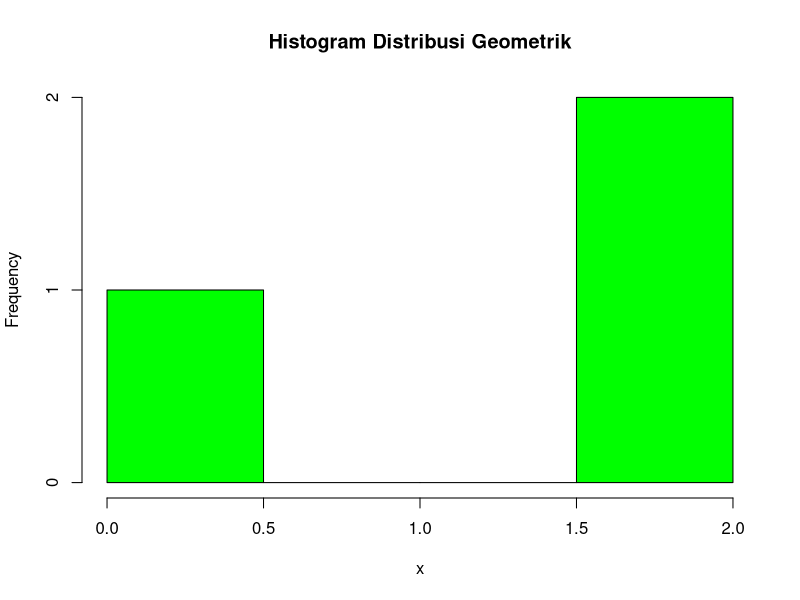
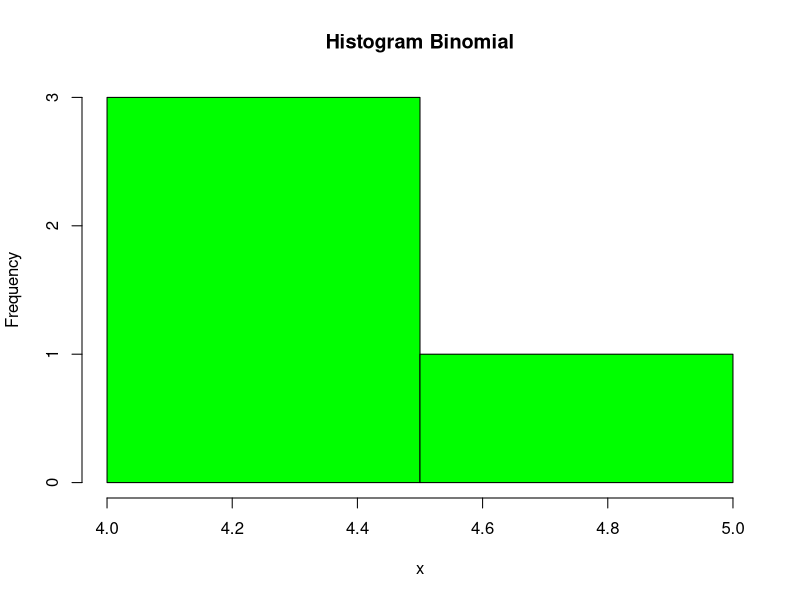
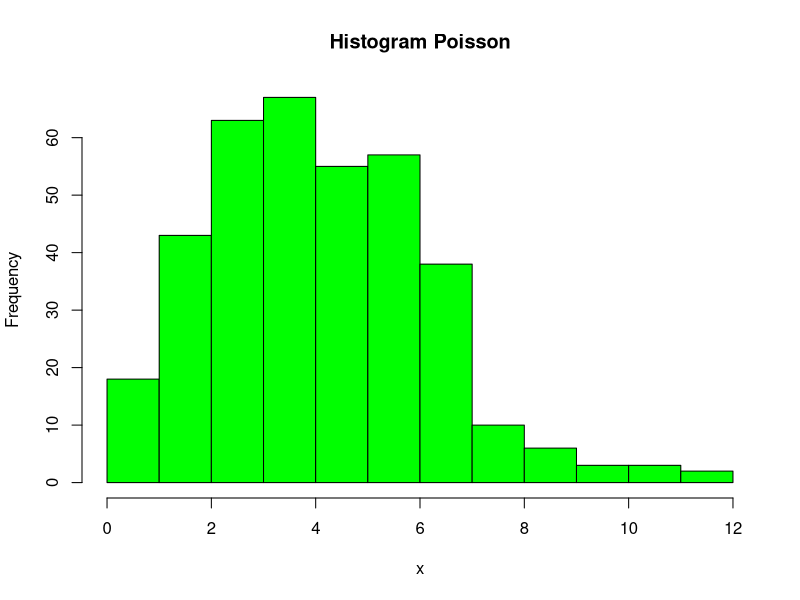
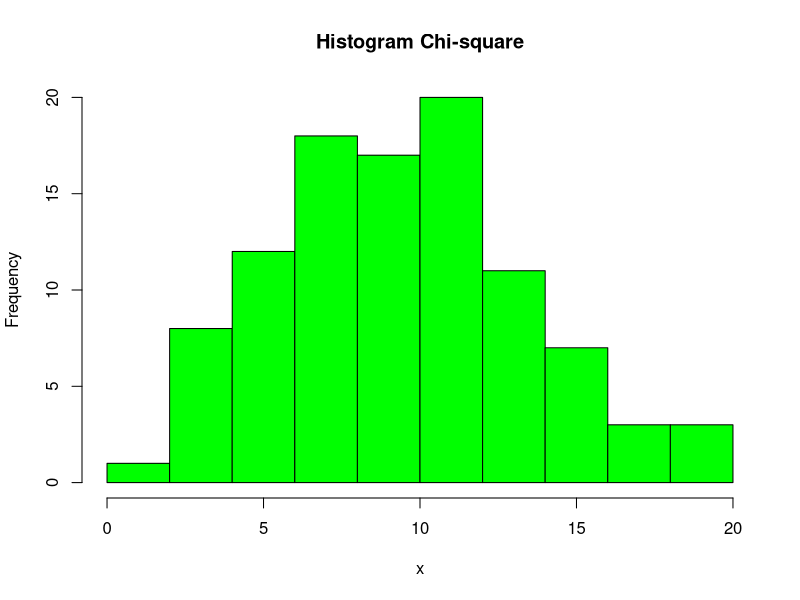
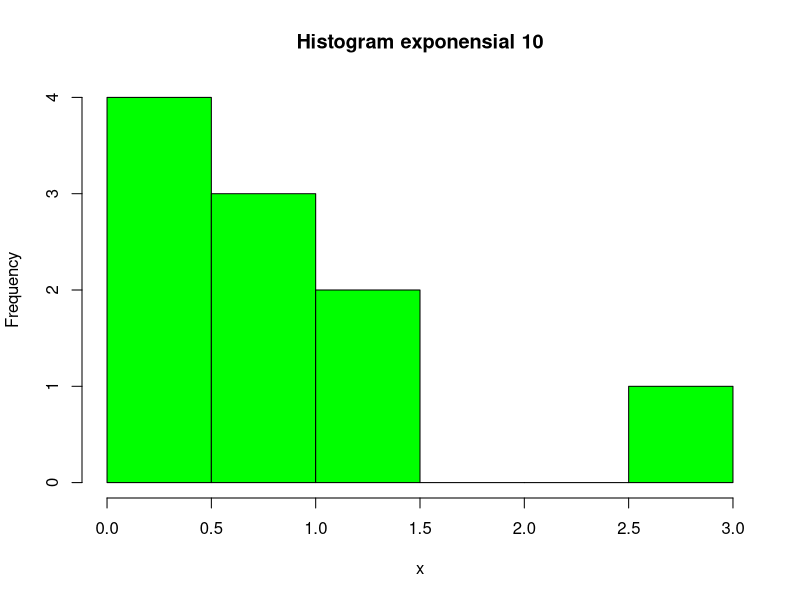
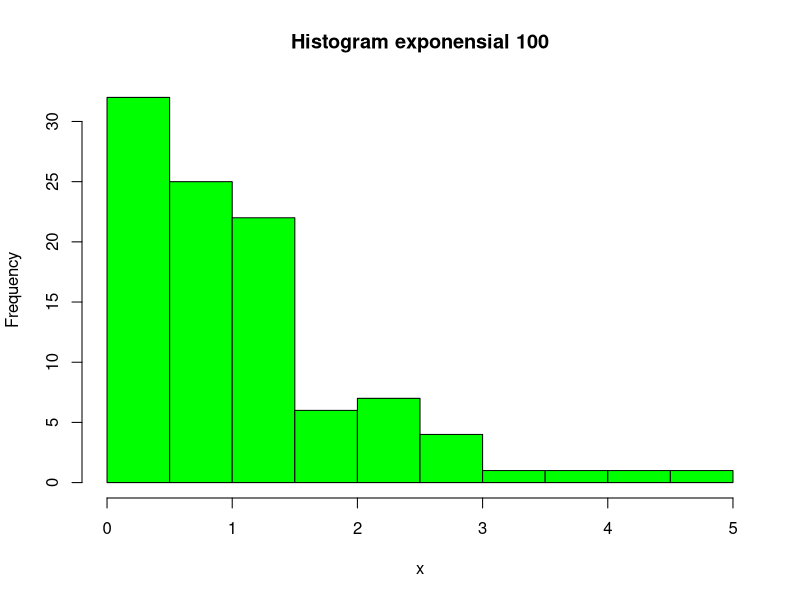
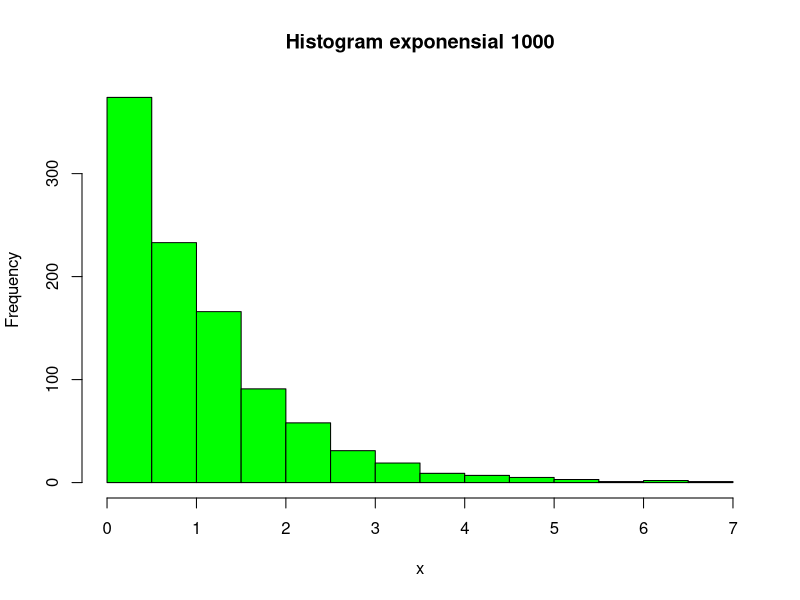
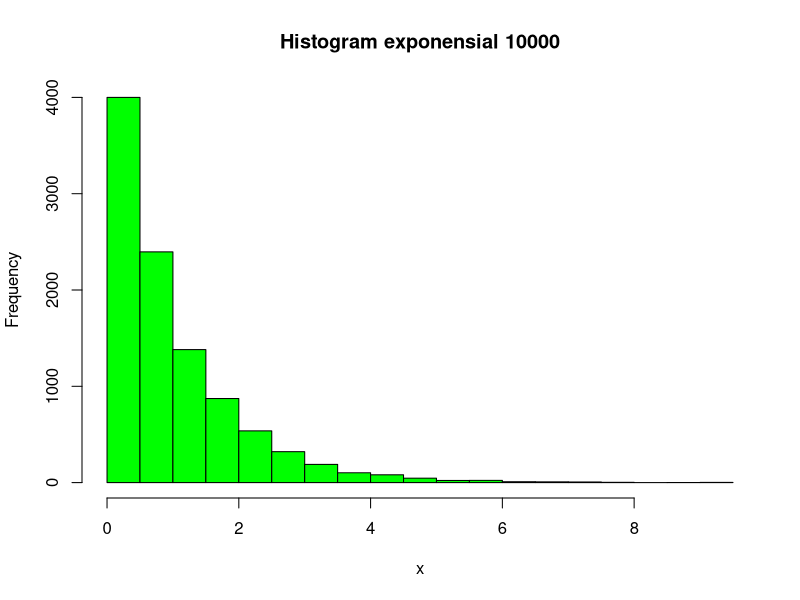

Source code (R) for these figures, in order:
#Made Nanda Wija Vahindra
#5025211160
#1
#a
p = 0.2
n = 3
dgeom(n, p)
#b
mean(rgeom(10000,p) == n)
#d
set.seed(10)
v = rgeom(3,0.2)
hist(v, main="Histogram Distribusi Geometrik", xlab = "x",
     col = "green", border = "black")
#e
ux = 1/p
print(ux)
variance =  (1-p)/(p*p)
print(variance)

#2
n=20
p=0.2
q=1-p
#a
x=4
dbinom(x,n,p)
#b
hist(rbinom(x,n,p),main="Histogram Binomial", xlab = "x",
     col = "green", border = "black")
#c
ux= n * p
variance = n * p * q
print(ux)
print(variance)

#3
lambda=4.5
#a
ppois(6,lambda)
#b
set.seed(10)
v = rpois(365,lambda)
hist(v ,main="Histogram Poisson", xlab = "x",
     col = "green", border = "black")
#c
ux = lambda
variance = lambda
print(ux)
print(variance)

#4
x = 2
df = 10
#a
dchisq(x, df)
#b
set.seed(100)
v = rchisq(100, df)
hist(v ,main="Histogram Chi-square", xlab = "x",
     col = "green", border = "black")
#c
ux = df
variance = df * 2
print(ux)
print(variance)

#5
lambda = 3
#a
dexp(lambda)
#b
set.seed(1)
v=rexp(10)
hist(v ,main="Histogram exponensial 10", xlab = "x",
     col = "green", border = "black")
v=rexp(100)
hist(v ,main="Histogram exponensial 100", xlab = "x",
     col = "green", border = "black")
v=rexp(1000)
hist(v ,main="Histogram exponensial 1000", xlab = "x",
     col = "green", border = "black")
v=rexp(10000)
hist(v ,main="Histogram exponensial 10000", xlab = "x",
     col = "green", border = "black")
#c
ux = 1/lambda
variance = 1 / (lambda*lambda)
print(ux)
print(variance)

#6
#a
set.seed(10)
v = rnorm(100, mean=50, sd=8)
z = (v - 50) / 8
plot(z, type="o", col="green")
#b
hist(v ,breaks = 50,main="5025211160_Made Nanda Wija Vahindra_A_DNhistogram", xlab = "x",
     col = "green", border = "black")
#c
variance = 8 * 8
print(variance)

